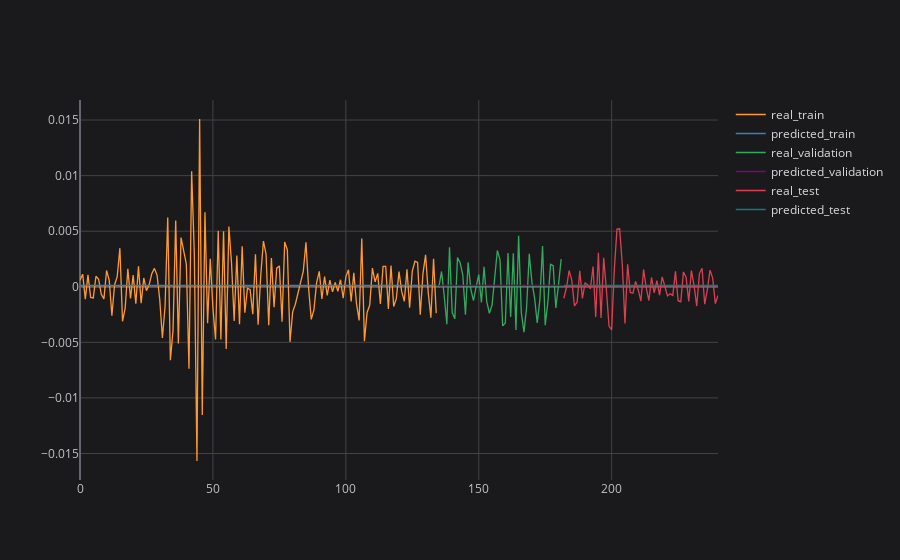

Notebook source saved alongside this figure:
### Code cell
# plotting partial result
plot_ticker = 'MSFT'
plot_feature = target_feature
plot_imf = 'IMF1'

concatenated_results[plot_ticker][plot_feature][plot_imf].iplot(title=f'{plot_ticker} {plot_feature} {plot_imf}', asFigure=True, layout=space)

### Figure 1 — Plotly figure (JSON) as saved in the notebook; plotly's stock layout.template omitted (floating-point values rounded to 4 significant figures; data arrays with more than 128 entries replaced by an {"elided": "..."} marker saying what was removed)
{"data": [{"line": {"color": "rgba(255, 153, 51, 1.0)", "dash": "solid", "shape": "linear", "width": 1.3}, "mode": "lines", "name": "real_train", "text": "", "type": "scatter", "x": {"elided": "241 int values"}, "y": {"elided": "241 mixed values"}}, {"line": {"color": "rgba(55, 128, 191, 1.0)", "dash": "solid", "shape": "linear", "width": 1.3}, "mode": "lines", "name": "predicted_train", "text": "", "type": "scatter", "x": {"elided": "241 int values"}, "y": {"elided": "241 mixed values"}}, {"line": {"color": "rgba(50, 171, 96, 1.0)", "dash": "solid", "shape": "linear", "width": 1.3}, "mode": "lines", "name": "real_validation", "text": "", "type": "scatter", "x": {"elided": "241 int values"}, "y": {"elided": "241 mixed values"}}, {"line": {"color": "rgba(128, 0, 128, 1.0)", "dash": "solid", "shape": "linear", "width": 1.3}, "mode": "lines", "name": "predicted_validation", "text": "", "type": "scatter", "x": {"elided": "241 int values"}, "y": {"elided": "241 mixed values"}}, {"line": {"color": "rgba(219, 64, 82, 1.0)", "dash": "solid", "shape": "linear", "width": 1.3}, "mode": "lines", "name": "real_test", "text": "", "type": "scatter", "x": {"elided": "241 int values"}, "y": {"elided": "241 mixed values"}}, {"line": {"color": "rgba(0, 128, 128, 1.0)", "dash": "solid", "shape": "linear", "width": 1.3}, "mode": "lines", "name": "predicted_test", "text": "", "type": "scatter", "x": {"elided": "241 int values"}, "y": {"elided": "241 mixed values"}}], "layout": {"legend": {"bgcolor": "#1A1A1C", "font": {"color": "#D9D9D9", "size": 12}}, "paper_bgcolor": "#1A1A1C", "plot_bgcolor": "#1A1A1C", "title": {"font": {"color": "#D9D9D9"}, "x": 0.5}, "xaxis": {"gridcolor": "#434343", "showgrid": true, "tickfont": {"color": "#C2C2C2", "size": 12}, "title": {"font": {"color": "#D9D9D9"}}, "zerolinecolor": "#666570"}, "yaxis": {"gridcolor": "#434343", "showgrid": true, "tickfont": {"color": "#C2C2C2", "size": 12}, "title": {"font": {"color": "#D9D9D9"}}, "zerolinecolor": "#666570"}}}
